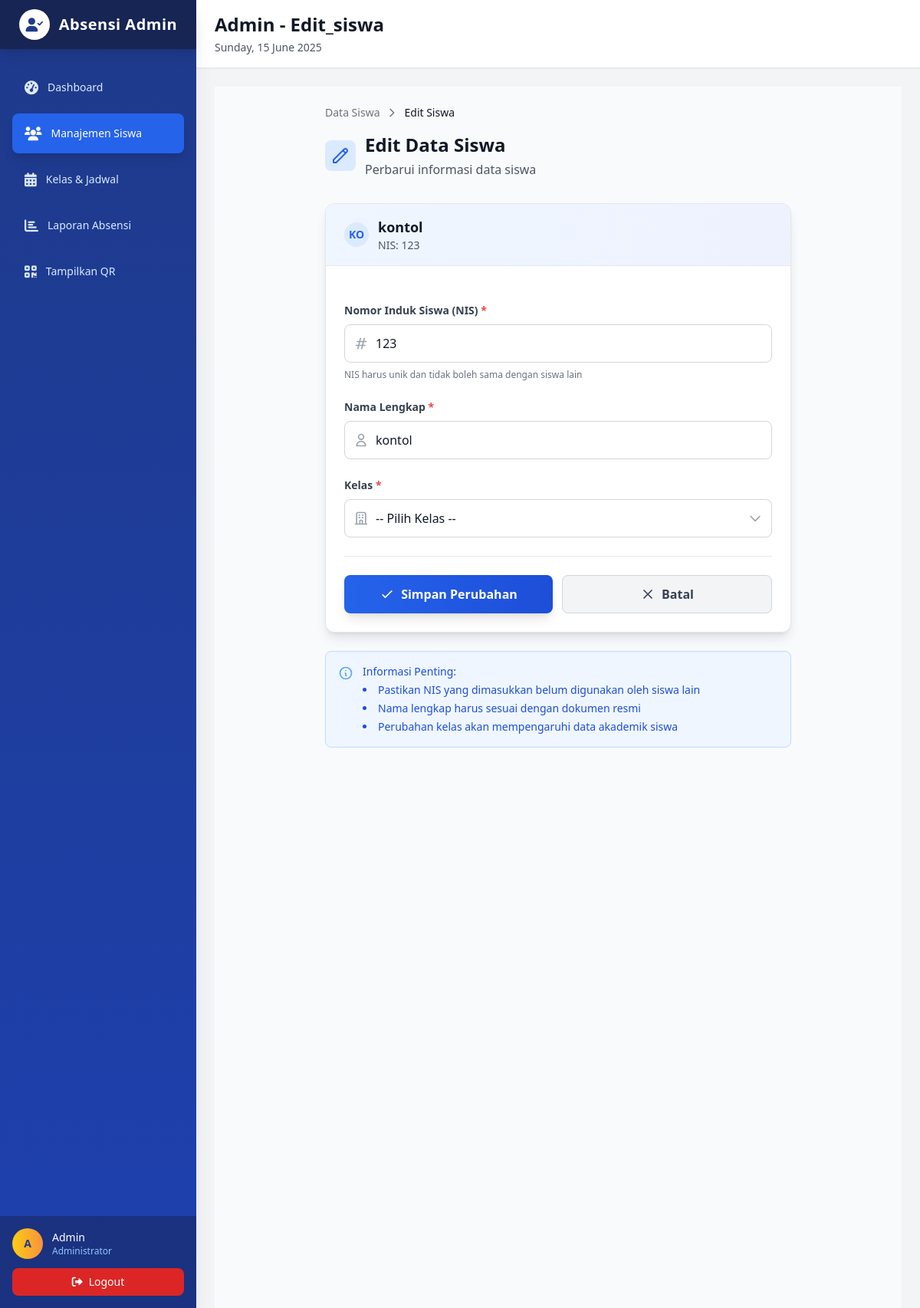
Page /public/admin.php?page=edit_siswa&id=1 (signed in) on the committed database.
### tables this page shows
CREATE TABLE `siswa` (
  `id` int(11) NOT NULL,
  `nis` varchar(255) NOT NULL,
  `nama` varchar(255) NOT NULL,
  `kelas_id` int(11) DEFAULT NULL,
  `password` varchar(255) DEFAULT NULL
);

### app/views/admin_edit_siswa.php (the view, shortened to what this page needs)
<?php
$siswa_id = $_GET['id'] ?? 0;
$stmt_siswa = $pdo->prepare("SELECT * FROM siswa WHERE id = ?");
$stmt_siswa->execute([$siswa_id]);
$siswa = $stmt_siswa->fetch();
?>
<div class="min-h-screen bg-gray-50 py-6">
    <div class="max-w-2xl mx-auto px-4 sm:px-6 lg:px-8">
        <div class="mb-8">
            <nav class="flex items-center space-x-2 text-sm text-gray-500 mb-4">
                <a href="admin.php?page=siswa" class="hover:text-gray-700 transition-colors">Data Siswa</a>
                <svg class="w-4 h-4" fill="none" stroke="currentColor" viewBox="0 0 24 24">
                    <path stroke-linecap="round" stroke-linejoin="round" stroke-width="2" d="M9 5l7 7-7 7"></path>
                </svg>
                <span class="text-gray-900 font-medium">Edit Siswa</span>
            </nav>
            <div class="flex items-center space-x-3">
                <div class="flex-shrink-0">
                    <div class="w-10 h-10 bg-blue-100 rounded-lg flex items-center justify-center">
                        <svg class="w-6 h-6 text-blue-600" fill="none" stroke="currentColor" viewBox="0 0 24 24">
                            <path stroke-linecap="round" stroke-linejoin="round" stroke-width="2" d="M15.232 5.232l3.536 3.536m-2.036-5.036a2.5 2.5 0 113.536 3.536L6.5 21.036H3v-3.572L16.732 3.732z"></path>
                        </svg>
                    </div>
                </div>
                <div>
                    <h1 class="text-2xl font-bold text-gray-900">Edit Data Siswa</h1>
                    <p class="text-gray-600 mt-1">Perbarui informasi data siswa</p>
                </div>
            </div>
        </div>
        <div class="bg-white shadow-lg rounded-xl border border-gray-200 overflow-hidden">
            <div class="bg-gradient-to-r from-blue-50 to-indigo-50 px-6 py-4 border-b border-gray-200">
                <div class="flex items-center space-x-3">
                    <div class="w-8 h-8 bg-blue-100 rounded-full flex items-center justify-center">
                        <span class="text-blue-600 font-semibold text-sm"><?php echo strtoupper(substr($siswa['nama'], 0, 2)); ?></span>
                    </div>
                    <div>
                        <h3 class="text-lg font-semibold text-gray-900"><?php echo htmlspecialchars($siswa['nama']); ?></h3>
                        <p class="text-sm text-gray-600">NIS: <?php echo htmlspecialchars($siswa['nis']); ?></p>
                    </div>
                </div>
            </div>
            <form action="../app/proses/proses_admin.php" method="POST" class="p-6 space-y-6">
                <div class="space-y-2">
                    <label for="nis" class="block text-sm font-semibold text-gray-700">
                        Nomor Induk Siswa (NIS)
                        <span class="text-red-500">*</span>
                    </label>
                    <div class="relative">
                        <div class="absolute inset-y-0 left-0 pl-3 flex items-center pointer-events-none">
                        </div>
                        <input
                            type="text"
                            id="nis"
                            name="nis"
                            value="<?php echo htmlspecialchars($siswa['nis']); ?>"
                            required
                            class="block w-full pl-10 pr-3 py-3 border border-gray-300 rounded-lg focus:ring-2 focus:ring-blue-500 focus:border-blue-500 transition-colors duration-200 text-gray-900 placeholder-gray-500"
                            placeholder="Masukkan NIS siswa"
                        >
                    </div>
                    <p class="text-xs text-gray-500">NIS harus unik dan tidak boleh sama dengan siswa lain</p>
                </div>
                <div class="space-y-2">
                    <label for="nama" class="block text-sm font-semibold text-gray-700">
                        Nama Lengkap
                        <span class="text-red-500">*</span>
                    </label>
                    <div class="relative">
                        <div class="absolute inset-y-0 left-0 pl-3 flex items-center pointer-events-none">
                        </div>
                        <input
                            type="text"
                            id="nama"
                            name="nama"
                            value="<?php echo htmlspecialchars($siswa['nama']); ?>"
                            required
                            class="block w-full pl-10 pr-3 py-3 border border-gray-300 rounded-lg focus:ring-2 focus:ring-blue-500 focus:border-blue-500 transition-colors duration-200 text-gray-900 placeholder-gray-500"
                            placeholder="Masukkan nama lengkap siswa"
                        >
                    </div>
                </div>
                <div class="space-y-2">
                    <label for="kelas_id" class="block text-sm font-semibold text-gray-700">
                        Kelas
                        <span class="text-red-500">*</span>
                    </label>
                    <div class="relative">
                        <div class="absolute inset-y-0 left-0 pl-3 flex items-center pointer-events-none">
                        </div>
                        <select
                            id="kelas_id"
                            name="kelas_id"
                            required
                            class="block w-full pl-10 pr-10 py-3 border border-gray-300 rounded-lg focus:ring-2 focus:ring-blue-500 focus:border-blue-500 transition-colors duration-200 text-gray-900 bg-white appearance-none"
                        >
                            <option value="">-- Pilih Kelas --</option>
                        </select>
                        <div class="absolute inset-y-0 right-0 pr-3 flex items-center pointer-events-none">
                        </div>
                    </div>
                </div>
                <div class="flex flex-col sm:flex-row gap-3 pt-6 border-t border-gray-200">
                    <button
                        type="submit"
                        class="flex-1 bg-gradient-to-r from-blue-600 to-blue-700 hover:from-blue-700 hover:to-blue-800 text-white font-semibold py-3 px-6 rounded-lg transition-all duration-200 transform hover:scale-[1.02] focus:outline-none focus:ring-4 focus:ring-blue-300 shadow-lg hover:shadow-xl"
                    >
                        <div class="flex items-center justify-center space-x-2">
                            <svg class="w-5 h-5" fill="none" stroke="currentColor" viewBox="0 0 24 24">
                                <path stroke-linecap="round" stroke-linejoin="round" stroke-width="2" d="M5 13l4 4L19 7"></path>
                            </svg>
                            <span>Simpan Perubahan</span>
                        </div>
                    </button>
                    <a
                        href="admin.php?page=siswa"
                        class="flex-1 bg-gray-100 hover:bg-gray-200 text-gray-700 font-semibold py-3 px-6 rounded-lg transition-all duration-200 text-center border border-gray-300 hover:border-gray-400 focus:outline-none focus:ring-4 focus:ring-gray-300"
                    >
                        <div class="flex items-center justify-center space-x-2">
                            <svg class="w-5 h-5" fill="none" stroke="currentColor" viewBox="0 0 24 24">
                                <path stroke-linecap="round" stroke-linejoin="round" stroke-width="2" d="M6 18L18 6M6 6l12 12"></path>
                            </svg>
                            <span>Batal</span>
                        </div>
                    </a>
                </div>
            </form>
        </div>
        <div class="mt-6 bg-blue-50 border border-blue-200 rounded-lg p-4">
            <div class="flex items-start space-x-3">
                <div class="flex-shrink-0">
                    <svg class="h-5 w-5 text-blue-400 mt-0.5" fill="none" stroke="currentColor" viewBox="0 0 24 24">
                        <path stroke-linecap="round" stroke-linejoin="round" stroke-width="2" d="M13 16h-1v-4h-1m1-4h.01M21 12a9 9 0 11-18 0 9 9 0 0118 0z"></path>
                    </svg>
                </div>
                <div class="text-sm text-blue-700">
                    <p class="font-medium">Informasi Penting:</p>
                    <ul class="mt-1 space-y-1 list-disc list-inside">
                        <li>Pastikan NIS yang dimasukkan belum digunakan oleh siswa lain</li>
                        <li>Nama lengkap harus sesuai dengan dokumen resmi</li>
                        <li>Perubahan kelas akan mempengaruhi data akademik siswa</li>
                    </ul>
                </div>
            </div>
        </div>
    </div>
</div>

### rows in the picture
siswa: nama "KO", nama "kontol", nis "123"

### other values in the picture
substr($admin_username, 0, 1) "A"
$admin_username "Admin"
$page_title "Admin - Edit_siswa"
